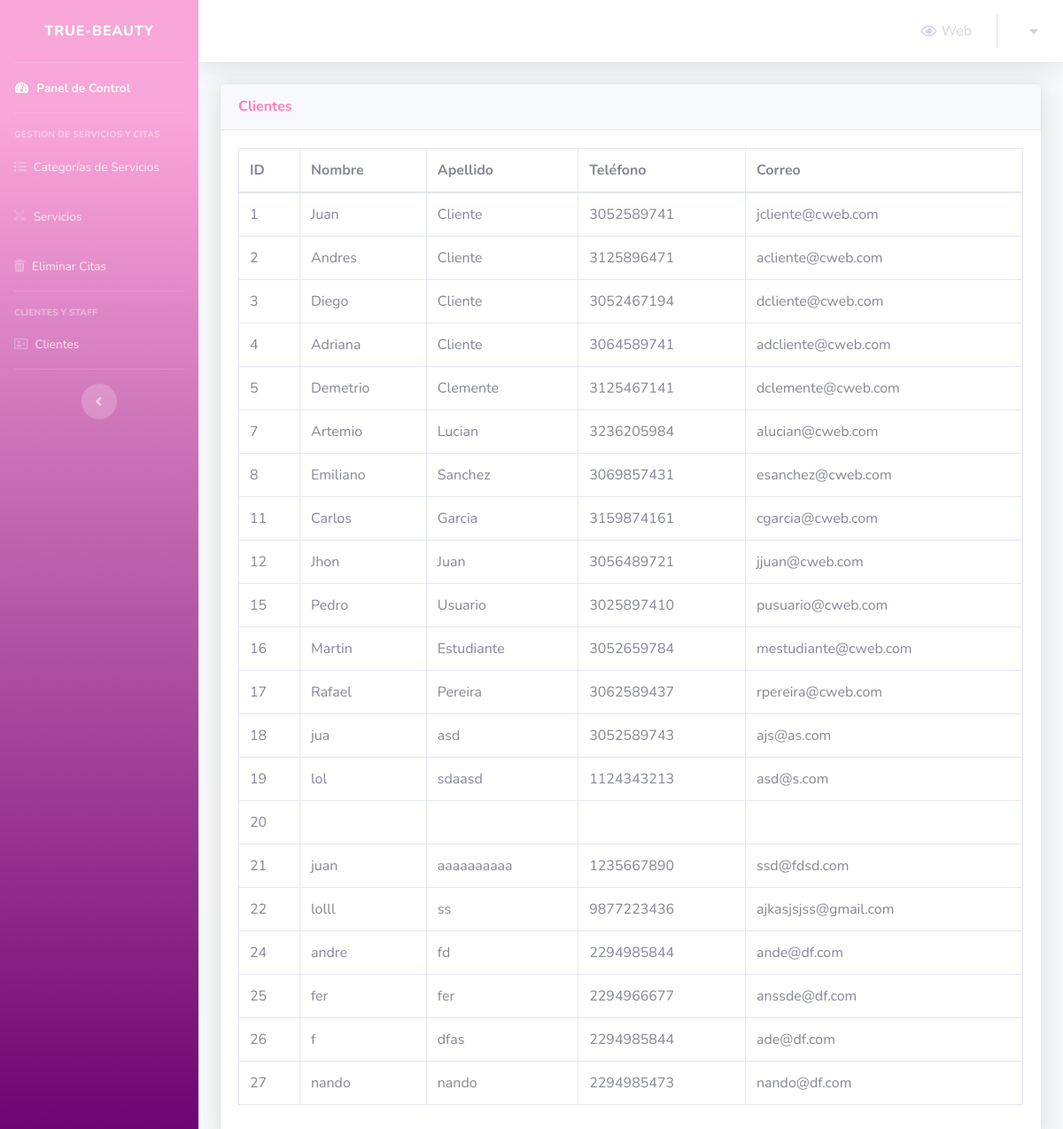
The app's page /admin/clients.php with its own data.
### tables this page shows
CREATE TABLE IF NOT EXISTS `clients` (
  `client_id` int(5) NOT NULL AUTO_INCREMENT,
  `first_name` varchar(30) NOT NULL,
  `last_name` varchar(30) NOT NULL,
  `phone_number` varchar(30) NOT NULL,
  `client_email` varchar(50) NOT NULL,
  PRIMARY KEY (`client_id`),
  UNIQUE KEY `client_email` (`client_email`)
);

### admin/clients.php (the view, shortened to what this page needs)
<?php
include '../modelo/connect.php';
include 'Includes/header.php';
?>
    <div class="container-fluid">
        <?php
        $stmt = $con->prepare("SELECT * FROM clients");
        $stmt->execute();
        $rows_clients = $stmt->fetchAll();
        ?>
        <div class="card shadow mb-4">
            <div class="card-header py-3">
                <h6 class="m-0 font-weight-bold text-primary">Clientes</h6>
            </div>
            <div class="card-body">
                <div class="table-responsive">
                    <table class="table table-bordered">
                        <thead>
                            <tr>
                                <th scope="col">ID</th>
                                <th scope="col">Nombre</th>
                                <th scope="col">Apellido</th>
                                <th scope="col">Teléfono</th>
                                <th scope="col">Correo</th>
                            </tr>
                        </thead>
                        <tbody>
                            <?php
                            foreach ($rows_clients as $client) {
                                echo "<tr>";
                                echo "<td>";
                                echo $client['client_id'];
                                echo "</td>";
                                echo "<td>";
                                echo $client['first_name'];
                                echo "</td>";
                                echo "<td>";
                                echo $client['last_name'];
                                echo "</td>";
                                echo "<td>";
                                echo $client['phone_number'];
                                echo "</td>";
                                echo "<td>";
                                echo $client['client_email'];
                                echo "</td>";
                                echo "</tr>";
                            }
                            ?>
                        </tbody>
                    </table>
                </div>
            </div>
        </div>
    </div>

### records on screen
clients: client_id "1", first_name "Juan", last_name "Cliente", phone_number "3052589741", client_email "jcliente@cweb.com"
clients: client_id "2", first_name "Andres", last_name "Cliente", phone_number "3125896471", client_email "acliente@cweb.com"
clients: client_id "3", first_name "Diego", last_name "Cliente", phone_number "3052467194", client_email "dcliente@cweb.com"
clients: client_id "4", first_name "Adriana", last_name "Cliente", phone_number "3064589741", client_email "adcliente@cweb.com"
clients: client_id "5", first_name "Demetrio", last_name "Clemente", phone_number "3125467141", client_email "dclemente@cweb.com"
clients: client_id "7", first_name "Artemio", last_name "Lucian", phone_number "3236205984", client_email "alucian@cweb.com"
clients: client_id "8", first_name "Emiliano", last_name "Sanchez", phone_number "3069857431", client_email "esanchez@cweb.com"
clients: client_id "11", first_name "Carlos", last_name "Garcia", phone_number "3159874161", client_email "cgarcia@cweb.com"
clients: client_id "12", first_name "Jhon", last_name "Juan", phone_number "3056489721", client_email "jjuan@cweb.com"
clients: client_id "15", first_name "Pedro", last_name "Usuario", phone_number "3025897410", client_email "pusuario@cweb.com"
clients: client_id "16", first_name "Martin", last_name "Estudiante", phone_number "3052659784", client_email "mestudiante@cweb.com"
clients: client_id "17", first_name "Rafael", last_name "Pereira", phone_number "3062589437", client_email "rpereira@cweb.com"
clients: client_id "18", first_name "jua", last_name "asd", phone_number "3052589743", client_email "ajs@as.com"
clients: client_id "19", first_name "lol", last_name "sdaasd", phone_number "1124343213", client_email "asd@s.com"
clients: client_id "20"
clients: client_id "21", first_name "juan", last_name "aaaaaaaaaa", phone_number "1235667890", client_email "ssd@fdsd.com"
clients: client_id "22", first_name "lolll", last_name "ss", phone_number "9877223436", client_email "ajkasjsjss@gmail.com"
clients: client_id "24", first_name "andre", last_name "fd", phone_number "2294985844", client_email "ande@df.com"
clients: client_id "25", first_name "fer", last_name "fer", phone_number "2294966677", client_email "anssde@df.com"
clients: client_id "26", first_name "f", last_name "dfas", phone_number "2294985844", client_email "ade@df.com"
clients: client_id "27", first_name "nando", last_name "nando", phone_number "2294985473", client_email "nando@df.com"
